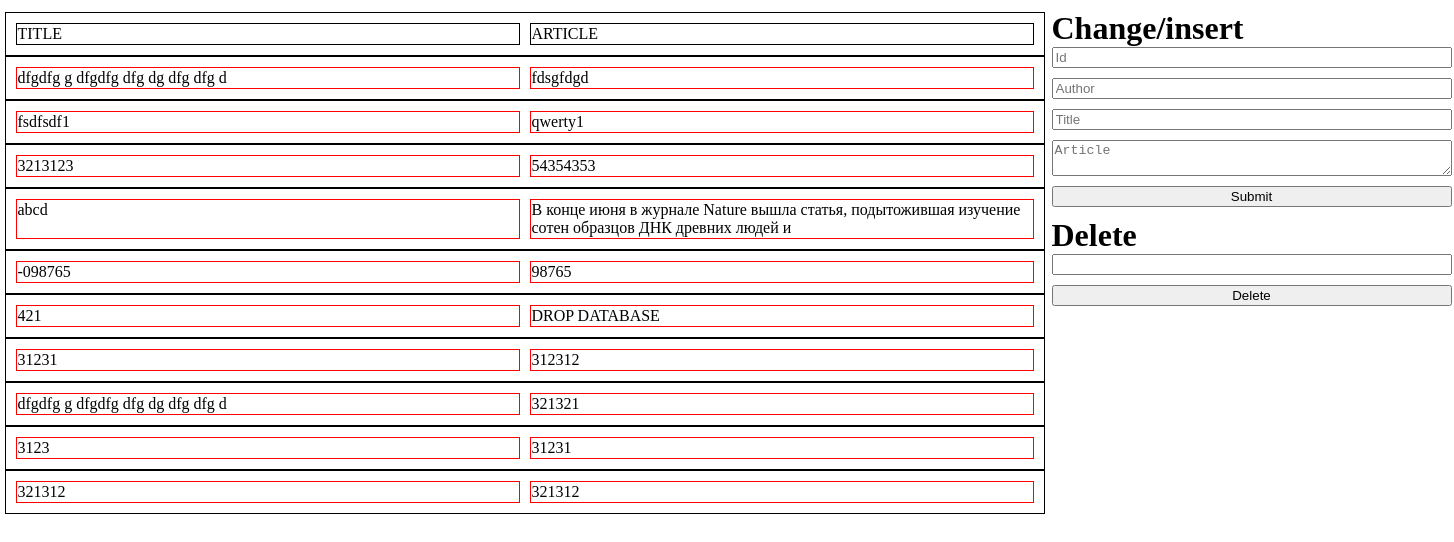
Before: /first/templates/admin.php with the older database file.
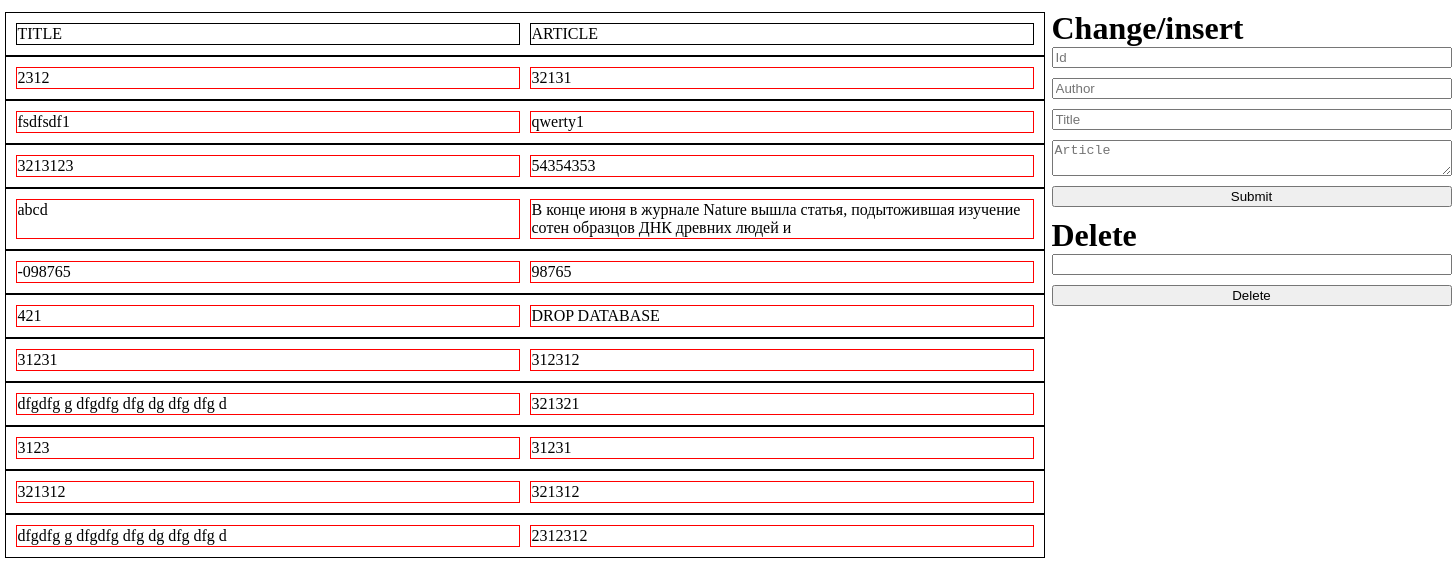
After: the same page with the newer database file.
### tables this page shows
CREATE TABLE `news` (
  `id` bigint unsigned NOT NULL AUTO_INCREMENT,
  `title` varchar(200) NOT NULL,
  `article` text NOT NULL,
  `authorId` int NOT NULL,
  PRIMARY KEY (`id`),
  UNIQUE KEY `id` (`id`)
);

### first/App/Config.php (called while the page is built, shortened)
<?php
class Config
{
    public array $config = [
        'host' => 'localhost',
        'dbname' => 'php2',
        'login' => 'root',
        'password' => 'Linux@1991V4',
    ];
    private static Config $instance;
    public static function getInstance(): Config
    {
        if (empty(self::$instance)) {
            self::$instance = new static();
        }
        return self::$instance;
    }
    public function getField(string $field): string
    {
        return $this->config[$field];
    }
}

### first/App/Db.php (called while the page is built, shortened)
<?php
class Db
{
    protected object $dbh;
    public function __construct()
    {
        $config = Config::getInstance();
        $host = $config->getField('host');
        $dbname = $config->getField('dbname');
        $login = $config->getField('login');
        $password = $config->getField('password');
        try {
            $this->dbh = new PDO('mysql:host=' . $host . ';dbname=' . $dbname, $login, $password);
        } catch (PDOException $e) {
            throw new DbException('', 'Connection Error');
        }
    }
    public function query(string $sql, array $data, string $class): array
    {
        $sth = $this->dbh->prepare($sql);
        try {
            $sth->execute($data);
        } catch (PDOException $e) {
            throw new DbException($sql, 'Error when execute query');
        }
        $result = $sth->fetchAll(PDO::FETCH_CLASS, $class);
        return $result;
    }
}

### first/App/Model.php (called while the page is built, shortened)
<?php
abstract class Model
{
    public static function findAll(): array
    {
        $db = new Db();
        try {
            $sql = 'SELECT * FROM ' . static::TABLE;
            return $db->query($sql, [], static::class);
        } catch (DbException $e) {
            throw new DbException($e->getSql(), $e->getMessage());
        }
    }
}

### first/App/AdminDataTable.php (the view, shortened to what this page needs)
<?php
class AdminDataTable
{
    protected array $models;
    protected array $data;
    protected string $table = '';
    public function __construct(array $data, array $models)
    {
        $this->models = $models;
        $this->data = $data;
    }
    public function prepare()
    {
        foreach ($this->data as $article) {
            $data = '<tr>';
            foreach ($this->models as $value) {
                $data .= '<td>' . $value($article) . '</td>';
            }
            $this->table .= $data . '</tr>';
        }
    }
    public function render(){
        $this->prepare();
        return $this->table;
    }
}

### first/templates/admin.php (shortened to what this page needs)
<!doctype html>
<html lang="en">
<head>
    <link rel="stylesheet" href="../templates/style.css">
</head>
<body>
<div class="content">
    <table>
        <tr>
            <td>TITLE</td>
            <td>ARTICLE</td>
        </tr>
        <?php
        $data = \App\Models\Article::findAll();
        $a = ['title' => function (\App\Models\Article $article) {
                return $article->title;
            },
            'trimmedText' => function (\App\Models\Article $article) {
                return mb_strimwidth($article->article, 0, 100);
            }
        ];
        $table = new \App\AdminDataTable($data, $a);
        echo $table->render();
        ?>
    </table>
</div>
<div class="admin">
    <h1>Change/insert</h1>
    <form action="../App/formHandler.php" method="post">
        <input type="text" name="id" placeholder="Id">
        <input type="text" name="author" placeholder="Author">
        <input type="text" name="title" placeholder="Title">
        <textarea type="text" name="article" placeholder="Article"></textarea>
        <button type="submit">Submit</button>
    </form>
    <h1>Delete</h1>
    <form action="../App/formHandler.php" method="post">
        <input type="text" name="removableId">
        <button type="submit">Delete</button>
    </form>
</div>
</body>
</html>

### first/templates/style.css (style rules this page uses)
body { display: flex; justify-content: space-around; }
div { margin-top: 10px; }
* { margin: 0; }
form { display: flex; flex-direction: column; width: 400px; }
form>* { margin-bottom: 10px; }
tr { display: flex; justify-content: space-between; border: 1px solid #000; padding: 10px; }
td { display: block; border: 1px solid #ff0000; width: 500px; margin-left: 10px; }
tr> td:first-child { margin-left: 0 ; }
tr:first-child> td { border: 1px solid #000000; }

Changed rows visible on the page:
added news: title "dfgdfg g dfgdfg dfg dg dfg dfg d", article "2312312"
Other visible differences:
new list line: "2312"
new list line: "32131"
list line gone: "fdsgfdgd"
